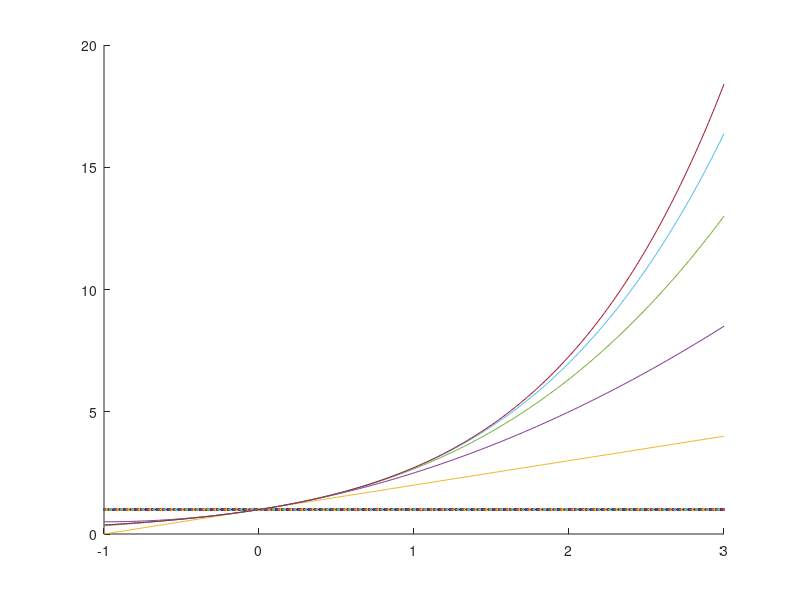

The MATLAB source for this figure:
t = -1 : 0.01 : 3;
n = 6;
prev_f = 1;
hold on
plot(t, prev_f);
for i = 1:n-1
	f = prev_f + t.^i / factorial(i);
	plot(t, f);
	prev_f = f;
end 
hold off
input("")